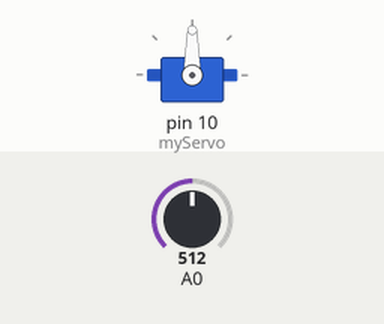
Recording of a sketch running on a simulated Arduino Uno, built with avr-gcc and run on an emulated ATmega328P. On the bench: servo. The test bench sets the inputs (shaded band); at power-on: A0 = 512. What the sketch prints to the serial monitor is not drawn.

Above: at 1.2 s.
1.3 s: A0 set to 716
At 1.7 s:
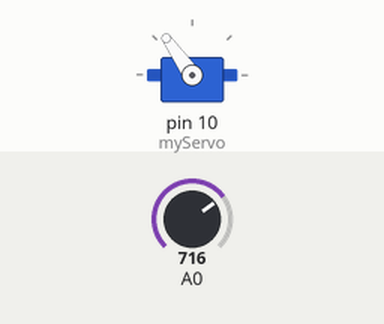
2.8 s: A0 set to 900
At 4.0 s:
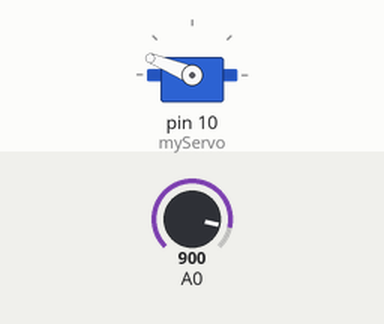
4.3 s: A0 set to 1023
At 5.2 s:
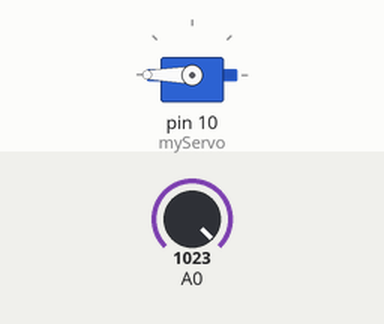
5.8 s: A0 set to 306
At 6.4 s:
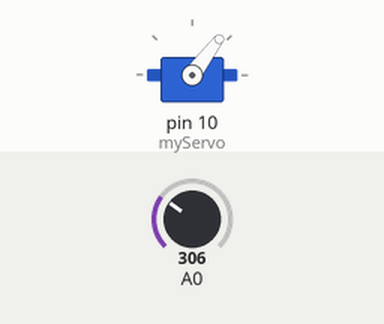
7.3 s: A0 set to 122
At 8.5 s:
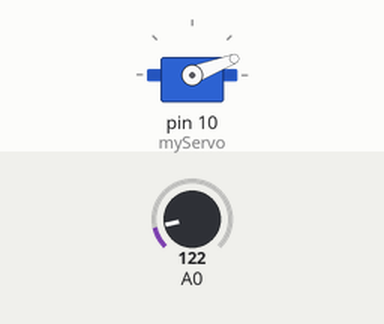
8.8 s: A0 set to 0
At 9.7 s:
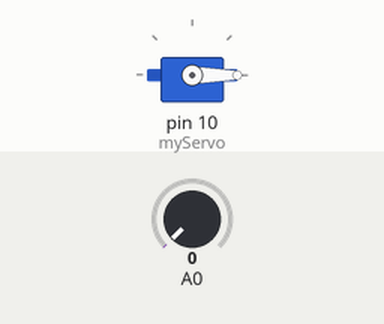
Timing chart, 0 to 11.3 s (numbered marks = the images above; inputs shaded):
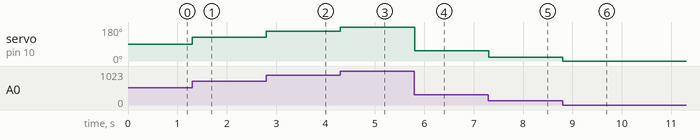

Measured:
- after the input at 1.3 s, servo on pin 10 (myServo): 90° → 125° at once
- after the input at 2.8 s, servo on pin 10 (myServo): 125° → 158° at once
- after the input at 4.3 s, servo on pin 10 (myServo): 158° → 180° at once
- after the input at 5.8 s, servo on pin 10 (myServo): 180° → 53° at once
- after the input at 7.3 s, servo on pin 10 (myServo): 53° → 21° at once
- after the input at 8.8 s, servo on pin 10 (myServo): 21° → 0° at once

The sketch:

15-2.ino
```cpp
#include <Servo.h>

Servo myServo;

void setup() {
myServo.attach(10);
Serial.begin(9600);
}

void loop() {
int VR, angle ;

VR = analogRead(A0);

angle = map(VR, 0, 1023, 0, 180);
myServo.write(angle);
Serial.println(angle);

}
```
